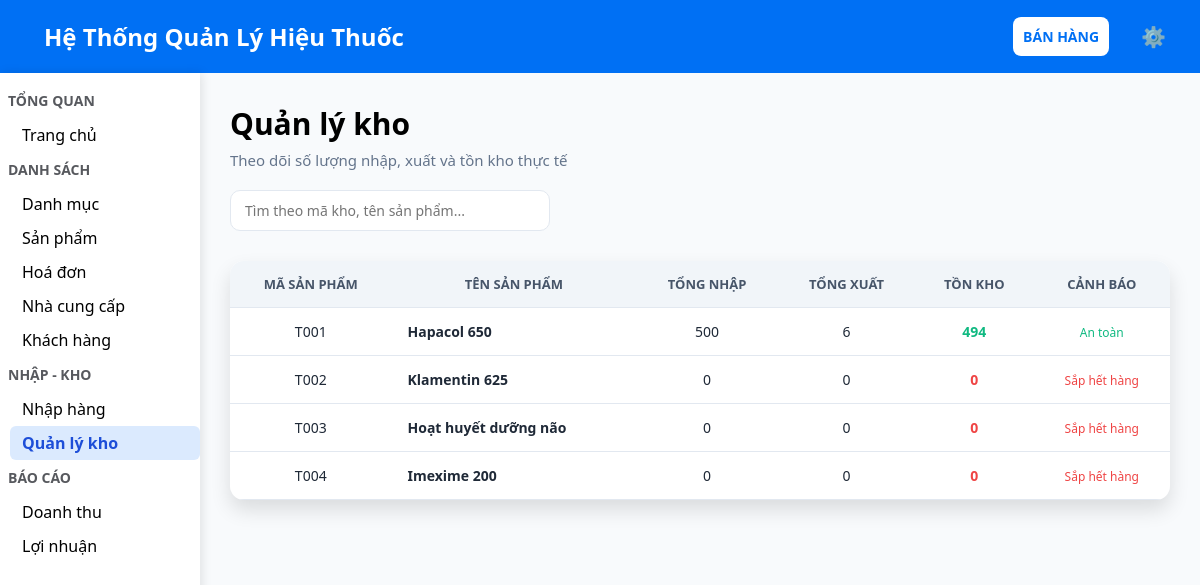
The page /quanly.php?page=quan-ly-kho (signed in) on the database its author committed.
### tables this page shows
CREATE TABLE `sp` (
  `ma_sp` varchar(10) NOT NULL,
  `ten_sp` varchar(255) NOT NULL,
  `ma_danh_muc` varchar(10) NOT NULL,
  `nha_san_xuat` varchar(255) NOT NULL,
  `gia_ban` decimal(10,2) NOT NULL,
  `han_su_dung` date NOT NULL,
  `hoat_chat` varchar(255) NOT NULL,
  `don_vi_tinh` varchar(50) DEFAULT 'Viên',
  `ma_kho` varchar(10) DEFAULT NULL
);

### quan-ly-kho.php (the view, shortened to what this page needs)
<?php
include("connect.php");
$list = $conn->query("
    SELECT
        sp.ma_sp,
        sp.ten_sp,
        k.ma_kho,
        IFNULL(k.sl_nhap, 0) as sl_nhap,
        IFNULL(k.sl_giao, 0) as sl_giao,
        IFNULL(k.ton_kho, 0) as ton_kho
    FROM sp
    LEFT JOIN kho k ON sp.ma_kho = k.ma_kho
    ORDER BY sp.ma_sp ASC
");
?>
<div class="page-header">
    <h1>Quản lý kho</h1>
    <p>Theo dõi số lượng nhập, xuất và tồn kho thực tế</p>
</div>
<div class="toolbar">
    <input type="text" id="searchInput" placeholder="Tìm theo mã kho, tên sản phẩm..." onkeyup="timKiem()">
    </div>
<div class="table-box">
    <table>
        <thead>
            <tr>
                <th>Mã Sản phẩm</th>
                <th>Tên sản phẩm</th>
                <th>Tổng nhập</th>
                <th>Tổng xuất</th>
                <th>Tồn kho</th>
                <th>Cảnh báo</th>
            </tr>
        </thead>
        <tbody id="danh-sach">
            <?php while($r = $list->fetch_assoc()): ?>
            <tr>
                <td><?= $r['ma_sp'] ?></td>
                <td style="text-align: left; font-weight: bold;"><?= $r['ten_sp'] ?></td>
                <td><?= number_format($r['sl_nhap']) ?></td>
                <td><?= number_format($r['sl_giao']) ?></td>
                <td>
                    <b style="color: <?= $r['ton_kho'] <= 5 ? '#ef4444' : '#10b981' ?>;">
                       <?= number_format($r['ton_kho']) ?>
                    </b>
                </td>
                <td>
                    <?php if($r['ton_kho'] <= 5): ?>
                        <span style="color: #ef4444; font-size: 12px;">Sắp hết hàng</span>
                    <?php else: ?>
                        <span style="color: #10b981; font-size: 12px;">An toàn</span>
                    <?php endif; ?>
                </td>
            </tr>
            <?php endwhile; ?>
        </tbody>
    </table>
</div>

### form.css (style rules this page uses)
* { margin: 0; padding: 0; box-sizing: border-box; }
body { font-family: 'Segoe UI', sans-serif; background-color: #f5f7fa; color: #333; }

### css.css (style rules this page uses)
* { box-sizing: border-box; font-family: 'Segoe UI', sans-serif; }
body { margin: 0; padding: 0px; background: #f8fafc; color: #1f2937; }
.page-header h1 { margin: 0; font-size: 30px; font-weight: 700; color: black; }
.page-header p { margin-top: 6px; font-size: 15px; color: #64748b; }
.toolbar { display: flex; justify-content: space-between; align-items: center; margin: 20px 0; gap: 10px; }
.toolbar input { width: 320px; padding: 10px 14px; border-radius: 10px; border: 1px solid #e2e8f0; font-size: 14px; }
.table-box { background: white; margin-top: 30px; border-radius: 14px; overflow: hidden; box-shadow: 0 10px 20px rgba(0,0,0,.12); }
table { width: 100%; border-collapse: collapse; }
thead { background: #f1f5f9; }
th, td { padding: 14px 16px; border-bottom: 1px solid #e2e8f0; font-size: 14px; text-align: center; }
th { text-transform: uppercase; font-size: 13px; color: #475569; text-align: center; }

### rows shown on the page
sp: ma_sp "T001", ten_sp "Hapacol 650", sl_nhap "500", sl_giao "6", ton_kho "494", shows "An toàn"
sp: ma_sp "T002", ten_sp "Klamentin 625", sl_nhap "0", sl_giao "0", ton_kho "0", shows "Sắp hết hàng"
sp: ma_sp "T003", ten_sp "Hoạt huyết dưỡng não", sl_nhap "0", sl_giao "0", ton_kho "0", shows "Sắp hết hàng"
sp: ma_sp "T004", ten_sp "Imexime 200", sl_nhap "0", sl_giao "0", ton_kho "0", shows "Sắp hết hàng"
